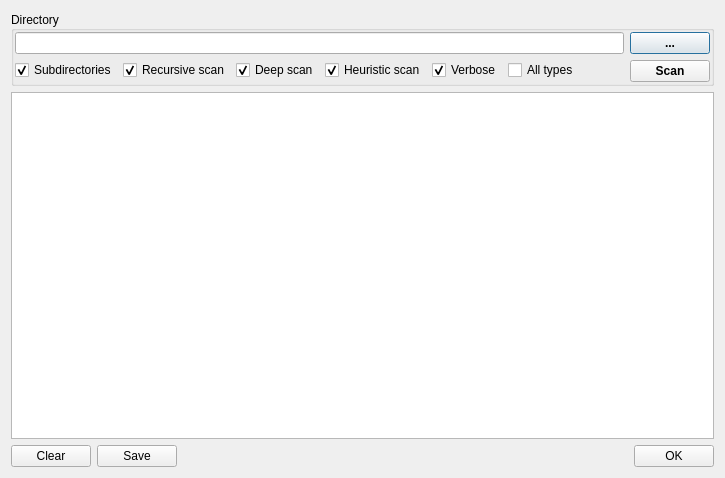
<?xml version="1.0" encoding="UTF-8"?>
<ui version="4.0">
 <class>DialogStaticScanDirectory</class>
 <widget class="QDialog" name="DialogStaticScanDirectory">
  <property name="windowModality">
   <enum>Qt::ApplicationModal</enum>
  </property>
  <property name="geometry">
   <rect>
    <x>0</x>
    <y>0</y>
    <width>725</width>
    <height>478</height>
   </rect>
  </property>
  <property name="windowTitle">
   <string>Directory scan</string>
  </property>
  <property name="modal">
   <bool>true</bool>
  </property>
  <layout class="QVBoxLayout" name="verticalLayout_2">
   <item>
    <widget class="QGroupBox" name="groupBoxDirectory">
     <property name="title">
      <string>Directory</string>
     </property>
     <property name="alignment">
      <set>Qt::AlignLeading|Qt::AlignLeft|Qt::AlignVCenter</set>
     </property>
     <layout class="QHBoxLayout" name="horizontalLayout_2">
      <property name="leftMargin">
       <number>1</number>
      </property>
      <property name="topMargin">
       <number>1</number>
      </property>
      <property name="rightMargin">
       <number>1</number>
      </property>
      <property name="bottomMargin">
       <number>1</number>
      </property>
      <item>
       <layout class="QVBoxLayout" name="verticalLayout_3">
        <item>
         <widget class="QLineEdit" name="lineEditDirectoryName"/>
        </item>
        <item>
         <layout class="QHBoxLayout" name="horizontalLayout">
          <item>
           <widget class="QCheckBox" name="checkBoxScanSubdirectories">
            <property name="text">
             <string>Subdirectories</string>
            </property>
            <property name="checked">
             <bool>true</bool>
            </property>
           </widget>
          </item>
          <item>
           <widget class="QCheckBox" name="checkBoxRecursiveScan">
            <property name="text">
             <string>Recursive scan</string>
            </property>
            <property name="checked">
             <bool>true</bool>
            </property>
           </widget>
          </item>
          <item>
           <widget class="QCheckBox" name="checkBoxDeepScan">
            <property name="text">
             <string>Deep scan</string>
            </property>
            <property name="checked">
             <bool>true</bool>
            </property>
           </widget>
          </item>
          <item>
           <widget class="QCheckBox" name="checkBoxHeuristicScan">
            <property name="text">
             <string>Heuristic scan</string>
            </property>
            <property name="checked">
             <bool>true</bool>
            </property>
           </widget>
          </item>
          <item>
           <widget class="QCheckBox" name="checkBoxVerbose">
            <property name="text">
             <string>Verbose</string>
            </property>
            <property name="checked">
             <bool>true</bool>
            </property>
           </widget>
          </item>
          <item>
           <widget class="QCheckBox" name="checkBoxAllTypesScan">
            <property name="text">
             <string>All types</string>
            </property>
           </widget>
          </item>
          <item>
           <spacer name="horizontalSpacer">
            <property name="orientation">
             <enum>Qt::Horizontal</enum>
            </property>
            <property name="sizeHint" stdset="0">
             <size>
              <width>158</width>
              <height>20</height>
             </size>
            </property>
           </spacer>
          </item>
         </layout>
        </item>
       </layout>
      </item>
      <item>
       <layout class="QVBoxLayout" name="verticalLayout">
        <item>
         <widget class="QPushButton" name="pushButtonOpenDirectory">
          <property name="font">
           <font>
            <bold>true</bold>
           </font>
          </property>
          <property name="text">
           <string notr="true">...</string>
          </property>
         </widget>
        </item>
        <item>
         <widget class="QPushButton" name="pushButtonScan">
          <property name="font">
           <font>
            <bold>true</bold>
           </font>
          </property>
          <property name="text">
           <string>Scan</string>
          </property>
         </widget>
        </item>
       </layout>
      </item>
     </layout>
    </widget>
   </item>
   <item>
    <widget class="QTextBrowser" name="textBrowserResult">
     <property name="acceptDrops">
      <bool>false</bool>
     </property>
     <property name="readOnly">
      <bool>true</bool>
     </property>
    </widget>
   </item>
   <item>
    <layout class="QHBoxLayout" name="horizontalLayout_3">
     <item>
      <widget class="QPushButton" name="pushButtonClear">
       <property name="text">
        <string>Clear</string>
       </property>
      </widget>
     </item>
     <item>
      <widget class="QPushButton" name="pushButtonSave">
       <property name="text">
        <string>Save</string>
       </property>
      </widget>
     </item>
     <item>
      <spacer name="horizontalSpacer_2">
       <property name="orientation">
        <enum>Qt::Horizontal</enum>
       </property>
       <property name="sizeHint" stdset="0">
        <size>
         <width>40</width>
         <height>20</height>
        </size>
       </property>
      </spacer>
     </item>
     <item>
      <widget class="QPushButton" name="pushButtonOK">
       <property name="text">
        <string>OK</string>
       </property>
      </widget>
     </item>
    </layout>
   </item>
  </layout>
 </widget>
 <resources/>
 <connections/>
</ui>
